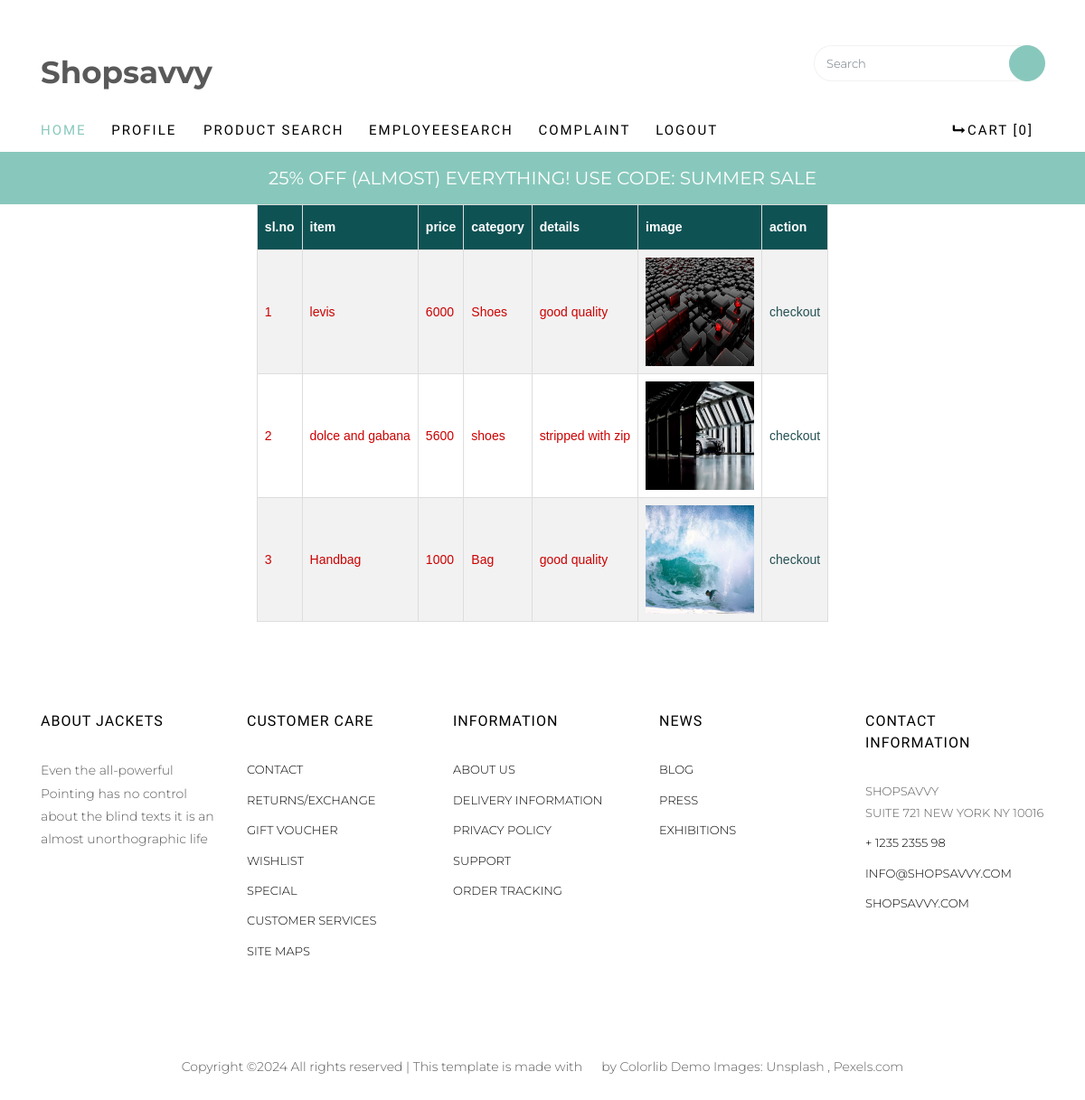
Screenshot of /User/cart (signed in) with the database file from the repository.
### User/models.py (models this page shows)
class tbl_cart(models.Model):
    booking=models.ForeignKey(tbl_booking,on_delete=models.CASCADE)
    product=models.ForeignKey(tbl_product,on_delete=models.CASCADE)
    booking_quantity=models.IntegerField(default=1)

### Admin/models.py (models this page shows)
class tbl_product(models.Model):
    item_name=models.CharField(max_length=50)
    product_price=models.CharField(max_length=50)
    product_category=models.CharField(max_length=50,null=True)
    product_details=models.CharField(max_length=50)
    product_image=models.FileField(upload_to="product_imgs/",null=True)

### User/views.py (the view)
# urls.py: path('cart',views.cart,name="cart"),
def cart(request):
  if 'uid' in request.session:
    userdata=tbl_newuser.objects.get(id=request.session["uid"])
    bookingdata=tbl_booking.objects.filter(user=userdata,booking_status=0).count()
    if bookingdata>0:
      booking=tbl_booking.objects.get(user=userdata,booking_status=0)
      cartdata=tbl_cart.objects.filter(booking=booking)
      return render(request,"User/cart.html",{'Data':cartdata})
    else:
      return render(request,"User/cart.html")
  else:
    return redirect('webuser:login')

### User/Templates/User/cart.html (shortened to what this page needs)
{% extends 'User/Head.html' %}
{% load static %}
{% block content %}
<!DOCTYPE html>
<html lang="en">
<head>
</head>
<body>
    <form method="post">
    </form>
    <table border="1" align="center">
        <tr>
            <th>sl.no</th>
            <th>item</th>
            <th>price</th>
            <th>category</th>
            <th>details</th>
            <th>image</th>
            <th>action</th>
        </tr>
        {% for i in Data %}
        <tr>
            <td>{{forloop.counter}}</td>
            <td>{{i.product.item_name}}</td>
            <td>{{i.product.product_price}}</td>
            <td>{{i.product.product_category}}</td>
            <td>{{i.product.product_details}}</td>
            <td><img src="{{i.product.product_image.url}}" alt="{{i.product.product_image.url}}" width="120px" height="120px"></td>
            <td><a href="{% url 'webuser:checkout' i.id %}">checkout</a></td>
    </tr>
        {% endfor %}
        </table>
</body>
</html>
{% endblock content %}

### User/Templates/User/head.html (shortened to what this page needs)
{% load static %}
<!DOCTYPE HTML>
<html>
	<head>
	<link rel="stylesheet" href="{% static 'new main/css/animate.css' %}">
	<link rel="stylesheet" href="{% static 'new main/css/icomoon.css' %}">
	<link rel="stylesheet" href="{% static 'new main/css/ionicons.min.css'%}">
	<link rel="stylesheet" href="{% static 'new main/css/bootstrap.min.css'%}">
	<link rel="stylesheet" href="{% static 'new main/css/magnific-popup.css'%}">
	<link rel="stylesheet" href="{% static 'new main/css/flexslider.css'%}">
	<link rel="stylesheet" href="{% static 'new main/css/owl.carousel.min.css'%}">
	<link rel="stylesheet" href="{% static 'new main/css/owl.theme.default.min.css'%}">
	<link rel="stylesheet" href="{% static 'new main/css/bootstrap-datepicker.css'%}">
	<link rel="stylesheet" href="{% static 'new main/fonts/flaticon/font/flaticon.css'%}">
	<link rel="stylesheet" href="{% static 'new main/css/style.css'%}">
	<link rel="stylesheet" href="{% static 'form.css' %}">
	</head>
	<body>
	<div id="page">
		<nav class="colorlib-nav" role="navigation">
			<div class="top-menu">
				<div class="container">
					<div class="row">
						<div class="col-sm-7 col-md-9">
							<div id="colorlib-logo"><a href="index.html">Shopsavvy</a></div>
						</div>
						<div class="col-sm-5 col-md-3">
			            <form action="#" class="search-wrap">
			               <div class="form-group">
			                  <input type="search" class="form-control search" placeholder="Search">
			                  <button class="btn btn-primary submit-search text-center" type="submit"><i class="icon-search"></i></button>
			               </div>
			            </form>
			         </div>
		         </div>
					<div class="row">
						<div class="col-sm-12 text-left menu-1">
							<ul>
								<li class="active"><a href="{% url 'webuser:UserHome' %}">Home</a></li>
								<li class="has-dropdown">
									<a href="#">Profile</a>
								</li>
								<li><a href="{% url 'webuser:productsearch' %}">Product Search</a></li>
								<li><a href="{% url 'webuser:employeesearch' %}">employeesearch</a></li>
								<li><a href="{% url 'webuser:complaint' %}">Complaint</a></li>
								<li><a href="{% url 'webuser:logout' %}">Logout</a></li>
								<li class="cart"><a href="{% url 'webuser:cart' %}"><i class="icon-shopping-cart"></i>Cart [0]</a></li>
							</ul>
						</div>
					</div>
				</div>
			</div>
			<div class="sale">
				<div class="container">
					<div class="row">
						<div class="col-sm-8 offset-sm-2 text-center">
							<div class="row">
								<div class="owl-carousel2">
									<div class="item">
										<div class="col">
											<h3><a href="#">25% off (Almost) Everything! Use Code: Summer Sale</a></h3>
										</div>
									</div>
								</div>
							</div>
						</div>
					</div>
				</div>
			</div>
		</nav >
		<div id="tab" align="center">
     {% block content %}
     {% endblock content %}
	</div>
        <footer id="colorlib-footer" role="contentinfo">
			<div class="container">
				<div class="row row-pb-md">
					<div class="col footer-col colorlib-widget">
						<h4>About jackets</h4>
						<p>Even the all-powerful Pointing has no control about the blind texts it is an almost unorthographic life</p>
						<p>
							<ul class="colorlib-social-icons">
								<li><a href="#"><i class="icon-twitter"></i></a></li>
								<li><a href="#"><i class="icon-facebook"></i></a></li>
								<li><a href="#"><i class="icon-linkedin"></i></a></li>
								<li><a href="#"><i class="icon-dribbble"></i></a></li>
							</ul>
						</p>
					</div>
					<div class="col footer-col colorlib-widget">
						<h4>Customer Care</h4>
						<p>
							<ul class="colorlib-footer-links">
								<li><a href="#">Contact</a></li>
								<li><a href="#">Returns/Exchange</a></li>
								<li><a href="#">Gift Voucher</a></li>
								<li><a href="#">Wishlist</a></li>
								<li><a href="#">Special</a></li>
								<li><a href="#">Customer Services</a></li>
								<li><a href="#">Site maps</a></li>
							</ul>
						</p>
					</div>
					<div class="col footer-col colorlib-widget">
						<h4>Information</h4>
						<p>
							<ul class="colorlib-footer-links">
								<li><a href="#">About us</a></li>
								<li><a href="#">Delivery Information</a></li>
								<li><a href="#">Privacy Policy</a></li>
								<li><a href="#">Support</a></li>
								<li><a href="#">Order Tracking</a></li>
							</ul>
						</p>
					</div>
					<div class="col footer-col">
						<h4>News</h4>
						<ul class="colorlib-footer-links">
							<li><a href="blog.html">Blog</a></li>
							<li><a href="#">Press</a></li>
							<li><a href="#">Exhibitions</a></li>
						</ul>
					</div>
					<div class="col footer-col">
						<h4>Contact Information</h4>
						<ul class="colorlib-footer-links">
							<li>ShopSavvy <br> Suite 721 New York NY 10016</li>
							<li><a href="tel://1234567920">+ 1235 2355 98</a></li>
							<li><a href="mailto:info@shopsavvy.com">info@ShopSavvy.com</a></li>
							<li><a href="#">ShopSavvy.com</a></li>
						</ul>
					</div>
				</div>
			</div>
			<div class="copy">
				<div class="row">
					<div class="col-sm-12 text-center">
						<p>
							<span>
Copyright &copy;<script>document.write(new Date().getFullYear());</script> All rights reserved | This template is made with <i class="icon-heart" aria-hidden="true"></i> by <a href="https://colorlib.com" target="_blank">Colorlib</a>
</span>
							<span class="block">Demo Images: <a href="http://unsplash.co/" target="_blank">Unsplash</a> , <a href="http://pexels.com/" target="_blank">Pexels.com</a></span>
						</p>
					</div>
				</div>
			</div>
		</footer>
	</div>
	</body>
</html>

### Guest/static/new main/css/icomoon.css (style rules this page uses)
[class^="icon-"], [class*=" icon-"] { font-family: 'icomoon' !important; speak: none; font-style: normal; font-weight: normal; font-variant: normal; text-transform: none; line-height: 1; -webkit-font-smoothing: antialiased; -moz-osx-font-smoothing: grayscale; }
.icon-shopping-cart:before { content: "\e9c8"; }
.icon-search:before { content: "\ebfd"; }
.icon-heart:before { content: "\ec51"; }
.icon-facebook:before { content: "\ed07"; }
.icon-twitter:before { content: "\ed0d"; }
.icon-dribbble:before { content: "\ed1e"; }
.icon-linkedin:before { content: "\ed40"; }

### Guest/static/form.css (style rules this page uses)
#tab { font-family: "Trebuchet MS", Arial, Helvetica, sans-serif; border-collapse: collapse; width: 100%; }
#tab td, #tab th { border: 1px solid #ddd; padding: 8px; color: #C00; }
#tab a { color:rgb(37, 80, 83); }
#tab tr:nth-child(even) { background-color: #f2f2f2; }
#tab th { padding-top: 12px; padding-bottom: 12px; text-align: left; background-color: #0f5254; color: white; }

### rows the page displays
tbl_cart: product.item_name "levis", product.product_price "6000", product.product_category "Shoes", product.product_details "good quality", product.product_image (picture)
tbl_cart: product.item_name "dolce and gabana", product.product_price "5600", product.product_category "shoes", product.product_details "stripped with zip", product.product_image (picture)
tbl_cart: product.item_name "Handbag", product.product_price "1000", product.product_category "Bag", product.product_details "good quality", product.product_image (picture)
